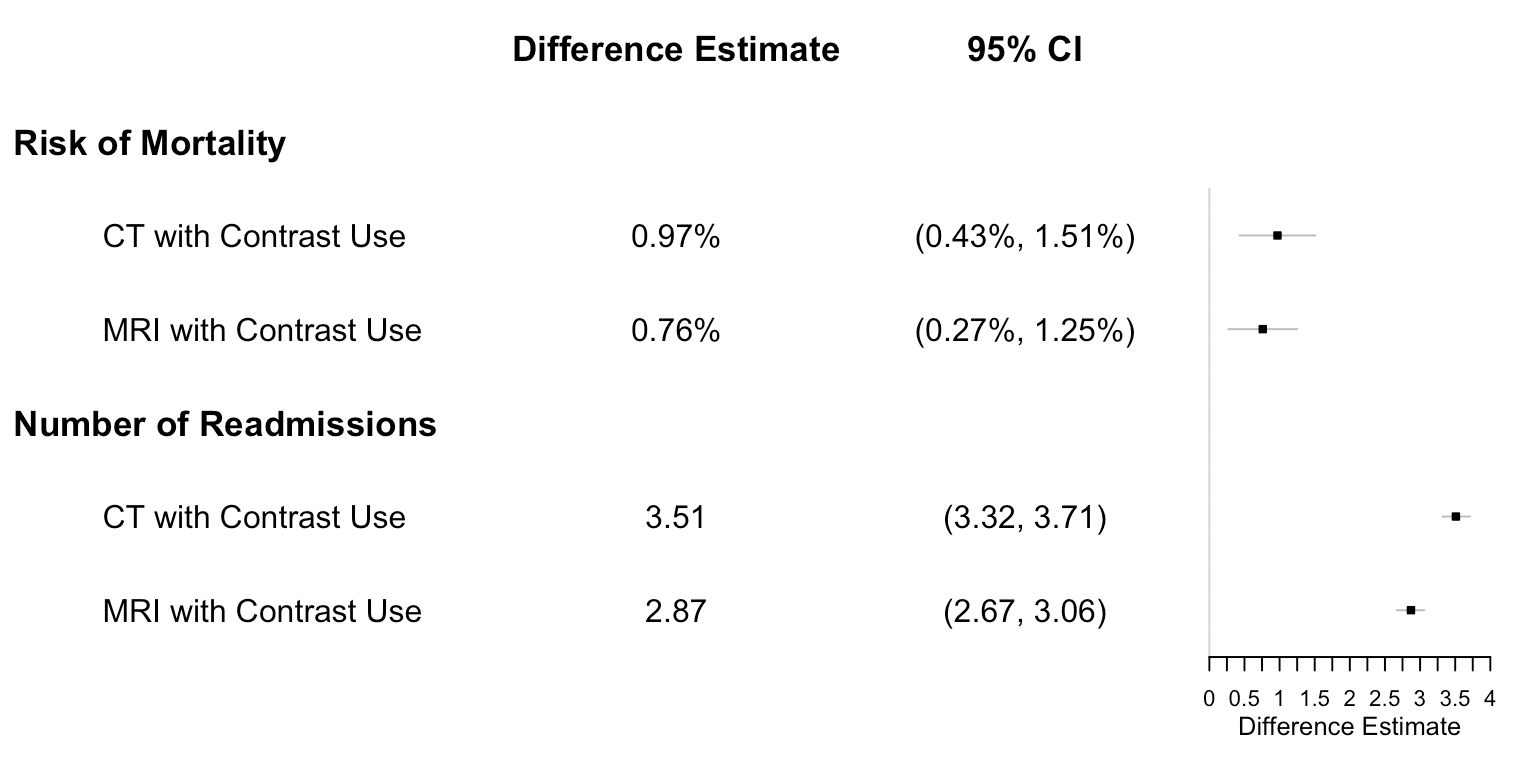

This figure's R source:
library(forestplot)
library(dplyr)
# Cochrane data from the 'rmeta'-package
cochrane_from_rmeta <- structure(list(mean  = c(NA, NA, 0.97, 0.76, NA, 3.51, 2.87), 
                                      lower = c(NA, NA, 0.43, 0.27, NA, 3.32, 2.67),
                                      upper = c(NA, NA, 1.51, 1.25, NA, 3.71, 3.06)),
                                 .Names = c("mean", "lower", "upper"), 
                                 row.names = c(NA, -11L), 
                                 class = "data.frame")

tabletext <- cbind(c("", "Risk of Mortality", "          CT with Contrast Use", "          MRI with Contrast Use",
                     "Number of Readmissions", "          CT with Contrast Use", "          MRI with Contrast Use"),
                   c("Difference Estimate", "", "0.97%", "0.76%", "", "3.51", "2.87"),
                   c("95% CI", "", "(0.43%, 1.51%)", "(0.27%, 1.25%)","", "(3.32, 3.71)", "(2.67, 3.06)"))

cochrane_from_rmeta %>% 
  forestplot(labeltext = tabletext, 
             is.summary = c(rep(TRUE, 2), rep(FALSE, 2), TRUE,rep(FALSE, 2)),
             clip = c(0, 4),
             xticks = seq(from = 0, to = 4, by = 0.25),
             xlog = FALSE,
             xlab = "Difference Estimate",
             txt_gp = fpTxtGp(ticks=gpar(cex=0.7),xlab=gpar(cex=0.8)),
             boxsize = 0.07,
             align = c("l","c","c"),
             col = fpColors(box = "black",
                            line = "grey",
                            summary = "black"))
